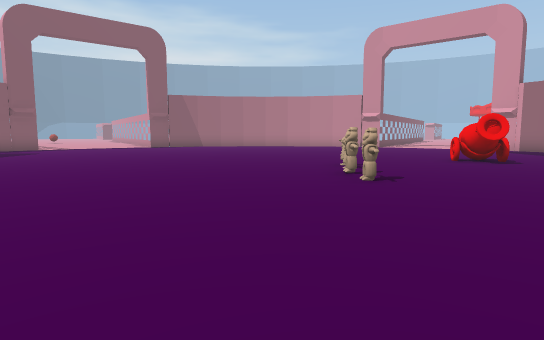
[1] (above)

24 first-person views from a walk through a Unity game level. The camera is 1.5 m above the floor, tilts 6° down and sees 75° across. The floor is counted in squares, 2 m on a side. Each view is taken from the middle of a square. On the plan, view 1 faces up. The plan holds only what a view shows up to about 11 squares ahead; the rest is blank. The place goes on beyond the plan. The player character is not drawn.

[2]
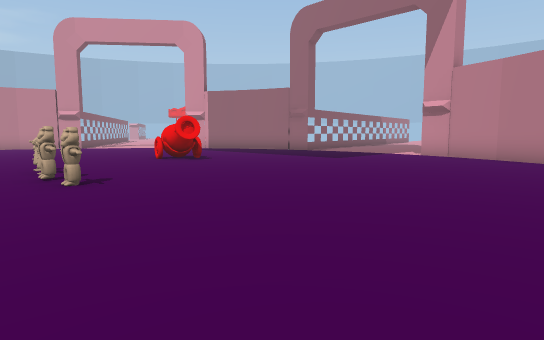

[3]
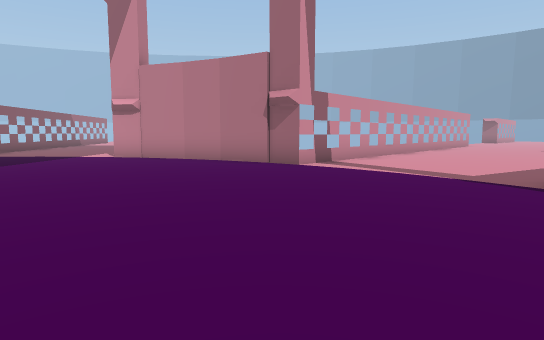

[4]
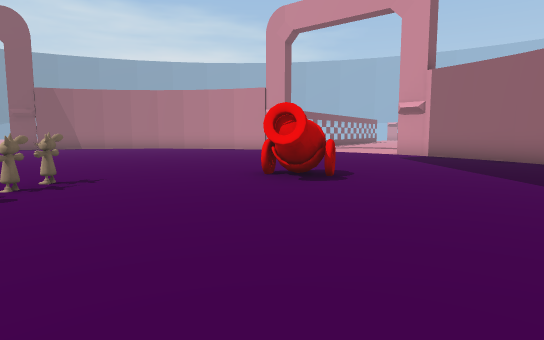

[5]
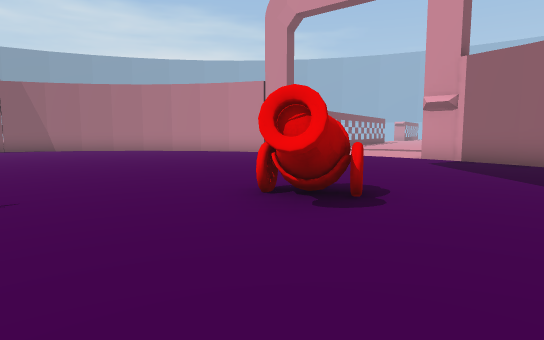

[6]
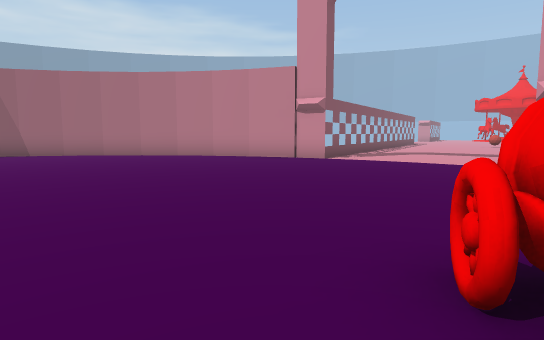

[7]
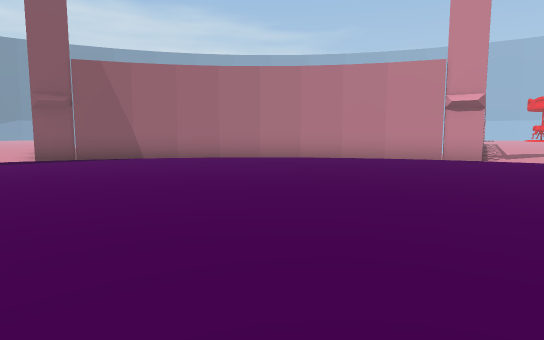

[8]
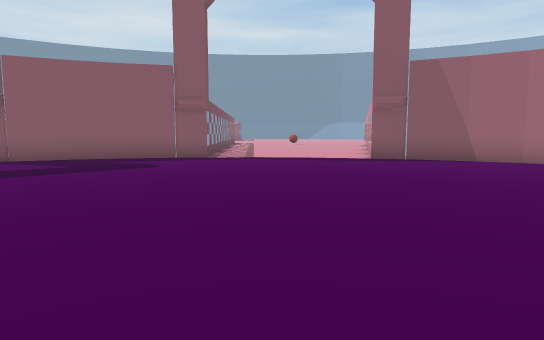

[9]
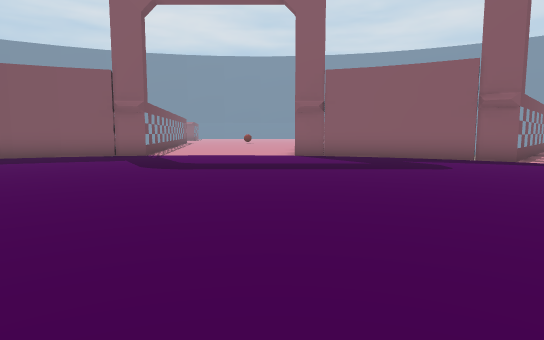

[10]
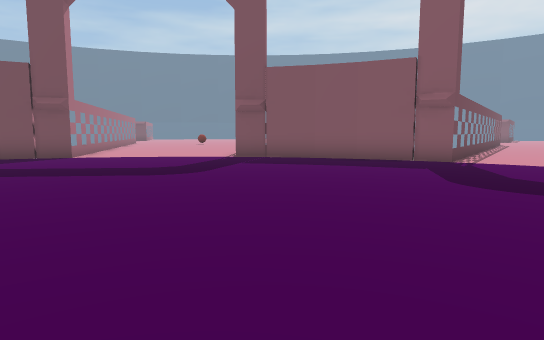

[11]
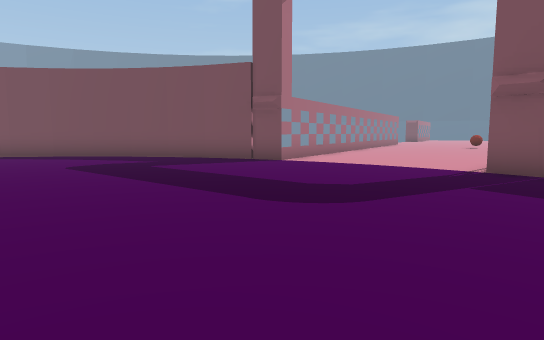

[12]
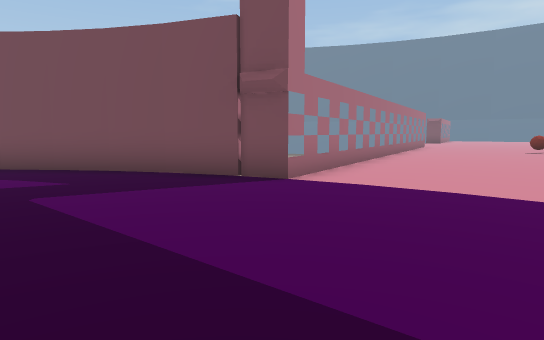

[13]
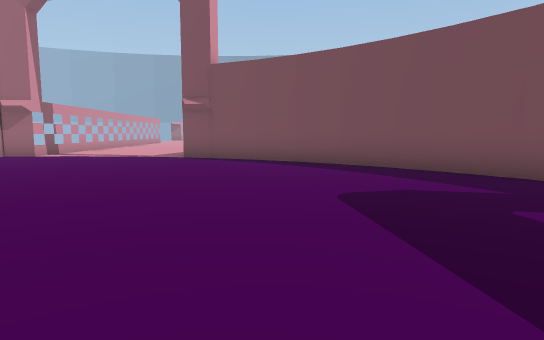

[14]
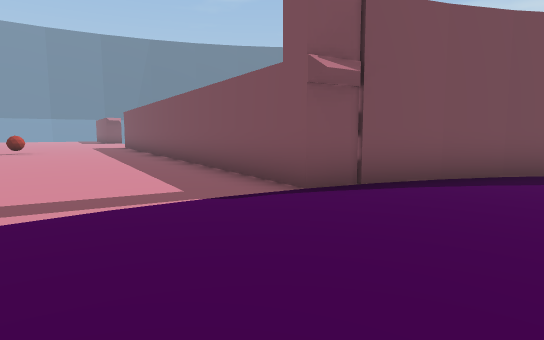

[15]
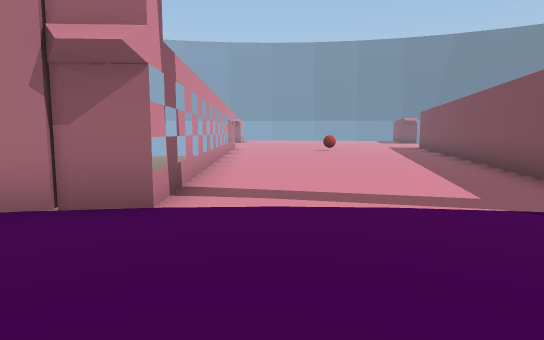

[16]
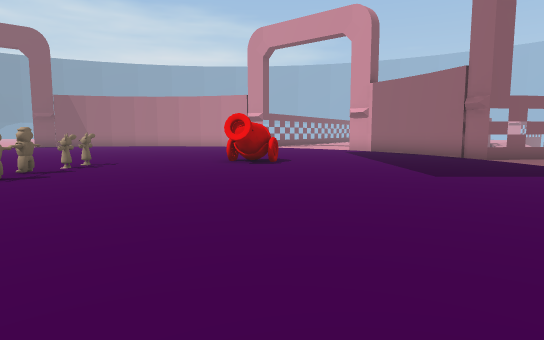

[17]
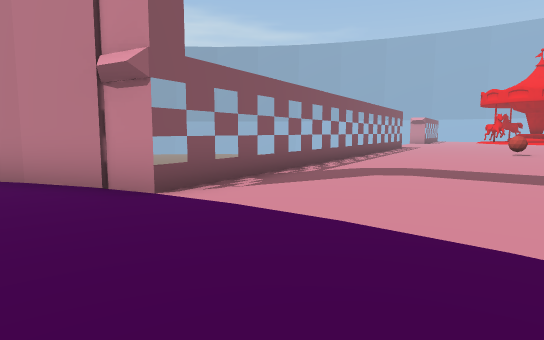

[18]
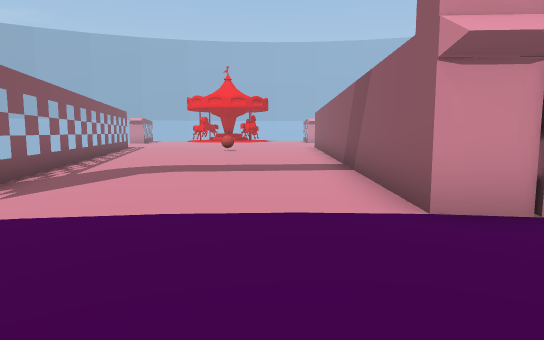

[19]
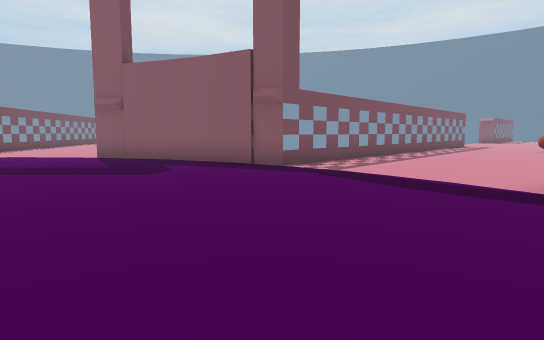

[20]
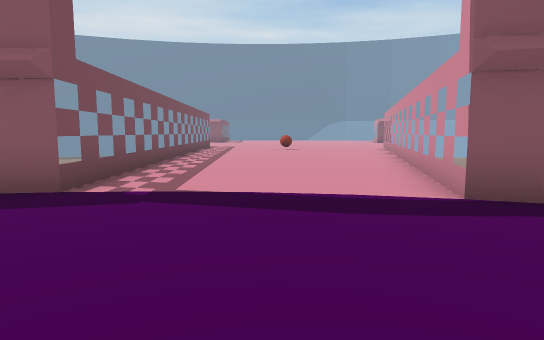

[21]
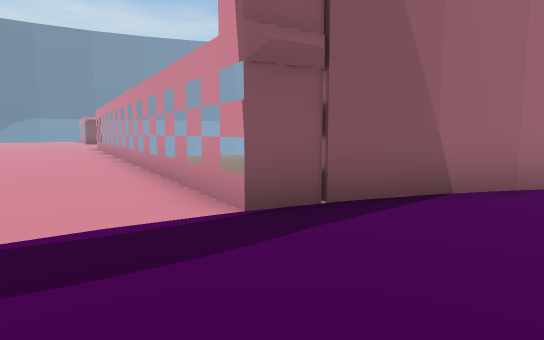

[22]
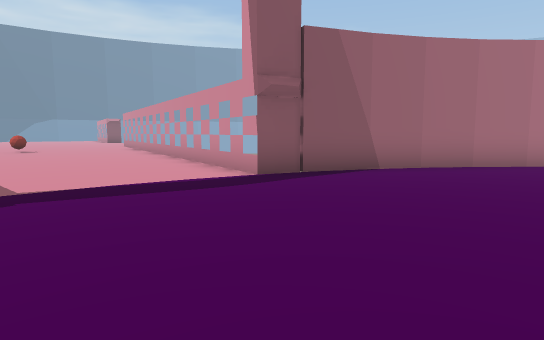

[23]
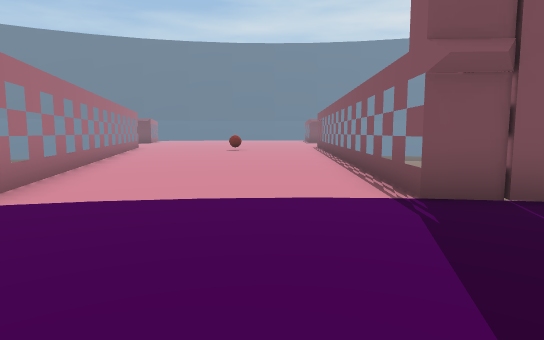

[24]
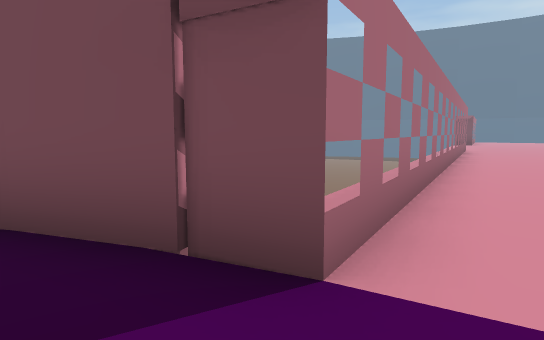

### Floor plan
Points are (right, up) in squares from view 1. A wall is a line through its corners. A room is listed if a view was taken in it or the views show most of it. See-through windows are left out.
Room 1 (views 1, 2, 3, 4, 5, 6, 7, 8, 9, 10, 11, 12, 13, 14, 15, 16, 17, 18, 19, 20, 21, 22, 23, 24)
walls: (9.9, 0.1) (10.7, 1.5); (11.2, 2.4) (11.7, 4); (10.7, 1.3) (11.2, 2.6); (3.2, -4.7) (4.8, -4.1); (4.7, -4.2) (5.5, -3.7) (9.8, -10.9); (2, -5) (3.4, -4.6); (11.8, 3.9) (11.9, 4.9); (-0.4, -5.2) (1, -5.2); (0.8, -5.2) (2.1, -5); (11.2, 12) (10.7, 13.3); (11.7, 10.7) (11.2, 12.2); (10.7, 13.2) (9.9, 14.5); (-5.5, -4.1) (-4, -4.7); (-4.1, -4.7) (-2.8, -5) (-1.6, -5.2) (-0.2, -5.2); (10, 14.5) (9.3, 15.2) (13.5, 19); (4.8, 18.7) (3.3, 19.3) (2, 19.6); (-11.4, 1.5) (-10.6, 0.1); (-10.6, -0.1) (-10, -0.6) (-13.5, -3.8); (-12, 2.6) (-11.4, 1.4); (2.2, 19.6) (0.9, 19.8); (-0.3, 19.8) (-1.6, 19.8); (1, 19.8) (-0.4, 19.8); (-12.5, 4) (-11.9, 2.5); (-2.7, 19.6) (-4, 19.3); (-1.5, 19.8) (-2.9, 19.6); (-3.9, 19.3) (-5.4, 18.8); (-10.6, 14.5) (-11.4, 13.2); (-11.9, 12.2) (-12.4, 10.6); (-11.4, 13.3) (-12, 12); (-12.5, 10.8) (-12.7, 9.6); (-5.4, 18.9) (-6.3, 18.3) (-10.9, 26); (-13.6, 4.7) (-12.6, 4.9) (-12.5, 3.9); (13.6, 10) (11.9, 9.7) (11.8, 10.7); (13.5, -4.5) (9.3, -0.6) (10, 0.1); (-13.6, 18.5) (-10, 15.3) (-10.6, 14.6); (10, 25.7) (5.5, 18.3) (4.7, 18.9); (-11.8, -13) (-6.3, -3.7) (-5.4, -4.3)
objects: other object (1, 7); other object (2, 6); other object (2, 7); other object (2, 8); other object (5, 9) to (6, 10)

Positions as (right, up) in squares from view 1, and headings:
1: (0, 0), facing up
2: (0, 0), facing up-right
3: (1, 0), facing right
4: (5, 3), facing up
5: (5, 5), facing up
6: (4, 8), facing up
7: (0, 9), facing up
8: (-1, 9), facing up-left
9: (-1, 9), facing left
10: (-3, 8), facing down-left
11: (-6, 6), facing down
12: (-6, 2), facing down
13: (-4, 2), facing down-right
14: (6, 1), facing down
15: (6, 1), facing down-right
16: (6, 0), facing up
17: (7, 14), facing up
18: (6, 14), facing up-right
19: (-2, 15), facing left
20: (-5, 14), facing up-left
21: (-6, 15), facing up
22: (-6, 12), facing up
23: (-6, 1), facing down-left
24: (-6, -2), facing down
